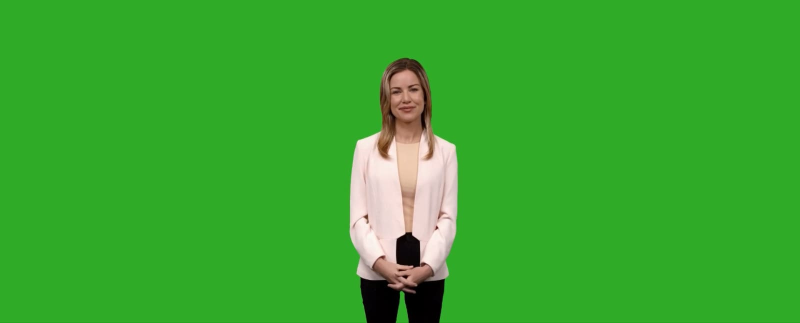
#> input picture Labs/fr_jpg.jpg, 1600 x 646 px (shown at 1/2 size)
$ jupyter execute bonus.ipynb
#> lines starting #> are read from the running program, lines starting #| are printed output that depends on the picture; after the words box and inside, x2 and y2 are one past the last pixel; in counts of white or black regions, pixels touching at a corner belong together
[cell 1]
from PIL import Image
import numpy as np

# Load the original image
inp = Image.open("fr_jpg.jpg")
#> inp is the input picture: PIL image 1600x646 RGB; mean R, G, B 57, 168.7, 46.9

# Convert the image to a numpy array
inp_array = np.array(inp)

# Define the green screen color range (adjust these values as needed)
lower_green = np.array([0, 100, 0])
upper_green = np.array([100, 255, 100])

# Mask the green screen
mask = np.all((inp_array >= lower_green) & (inp_array <= upper_green), axis=-1)
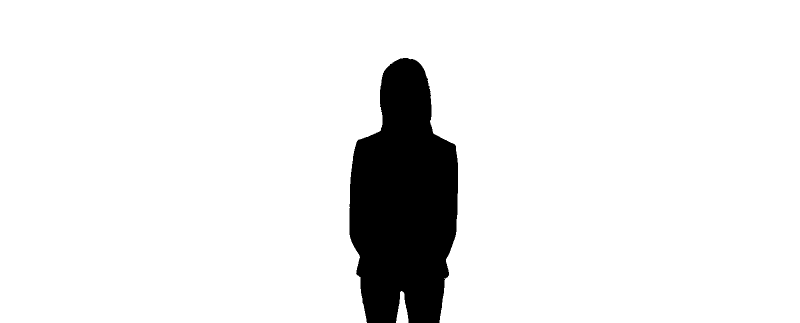
#> mask: shape (646, 1600) bool (shown at 1/2 size); 91.8% white; 1 black region, box (x1, y1, x2, y2) and area: (699, 116, 916, 646) 85197

# Create a new RGBA array
rgba = np.dstack((inp_array, np.where(mask, 0, 255))).astype(np.uint8)
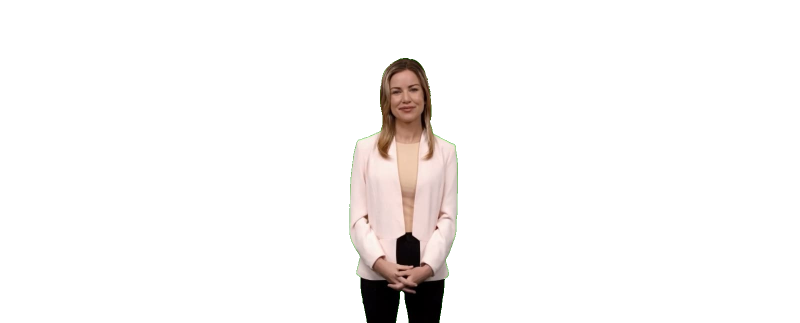
#> rgba: shape (646, 1600, 4) (shown at 1/2 size); mean R, G, B, A 57, 168.7, 46.9, 21; transparent parts drawn white

# Convert the modified numpy array back to an image
modified_image = Image.fromarray(rgba, 'RGBA')

# Save the modified image to the same directory
modified_image.save("modified_image.png")

# Display the modified image
modified_image.show()

[cell 2]
#loading backgroung image
news_image = Image.open(r"bg_jpg.jpg")
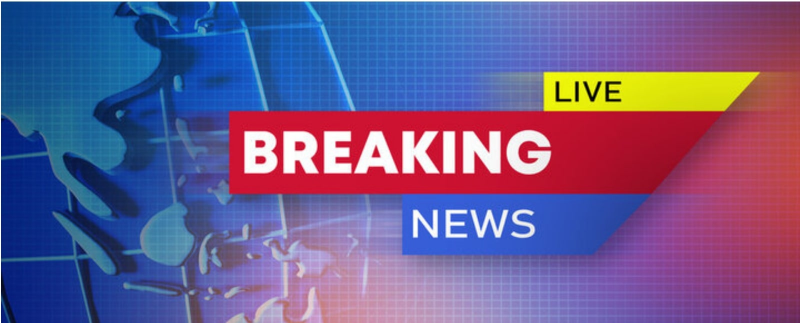
#> input picture Labs/bg_jpg.jpg, 1600 x 646 px (shown at 1/2 size)
#> news_image is the input picture: PIL image 1600x646 RGB; mean R, G, B 108.4, 91.5, 141.6
news_image

[cell 3]
# Load the modified image
modified_image = Image.open("modified_image.png").convert("RGBA")

# Load the background image
background_image = Image.open("bg_jpg.jpg").convert("RGBA")

# Resize the background image to match the size of the modified image
background_image = background_image.resize(modified_image.size)

# Blend the modified image with the background using its alpha channel
final_image = Image.alpha_composite(background_image, modified_image)
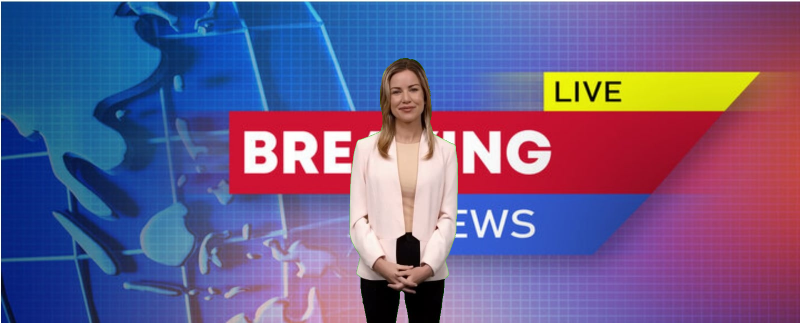
#> final_image: PIL image 1600x646 RGBA (shown at 1/2 size); mean R, G, B, A 109.2, 93.7, 138.8, 255

# Save the final image
final_image.save("final_image.png")

# Display the final image
final_image
